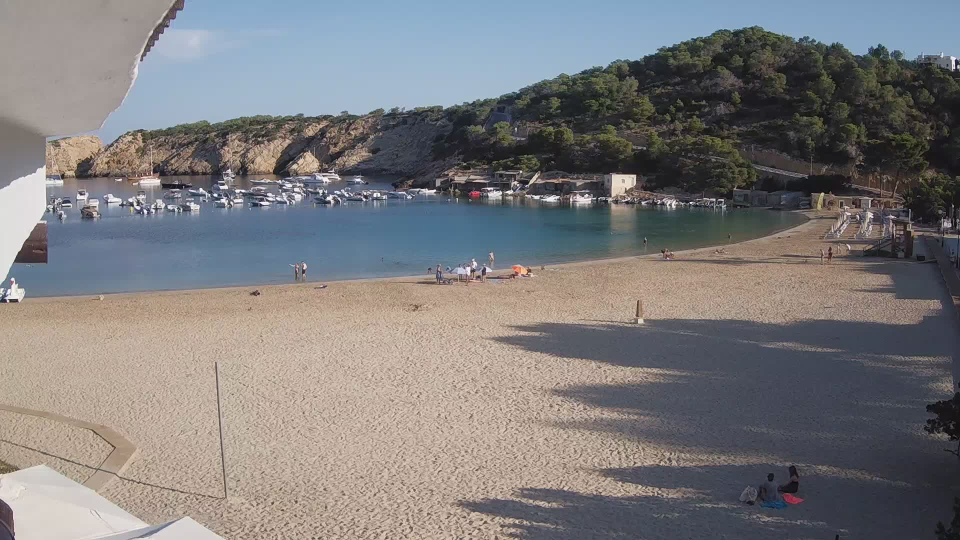
#> input picture src/Dataset/1660114800.jpg, 1920 x 1080 px (shown at 1/2 size)
$ python -i people_detector.py   (imports and definitions only)
#> lines starting #> are read from the running program, lines starting #| are printed output that depends on the picture; after the words box and inside, x2 and y2 are one past the last pixel; in counts of white or black regions, pixels touching at a corner belong together
#> further down, picture is the input picture: shape (1080, 1920, 3); mean B, G, R 124.5, 123.3, 124.9
from .background import create_background_model
import cv2
import numpy as np
def detect_and_count_people(image, background=None):
    """Detect and count people with multi-scale detection for varying distances."""

    # Convert to grayscale
    gray_image = cv2.cvtColor(image, cv2.COLOR_BGR2GRAY)

    # Background subtraction if available
    if background is not None:
        gray_background = cv2.cvtColor(background, cv2.COLOR_BGR2GRAY)
        diff = cv2.absdiff(gray_background, gray_image)
        _, motion_mask = cv2.threshold(diff, 30, 255, cv2.THRESH_BINARY)
    else:
        motion_mask = np.ones_like(gray_image) * 255

    # Multi-scale detection
    scales = [1.0, 0.75, 0.5]  # Multiple scales for different distances
    all_contours = []
    image_height, image_width = gray_image.shape

    for scale in scales:
        # Resize image for different scales
        if scale != 1.0:
            width = int(gray_image.shape[1] * scale)
            height = int(gray_image.shape[0] * scale)
            scaled_image = cv2.resize(gray_image, (width, height))
            scaled_mask = cv2.resize(motion_mask, (width, height))
        else:
            scaled_image = gray_image.copy()
            scaled_mask = motion_mask.copy()

        # Apply Gaussian blur
        blurred = cv2.GaussianBlur(scaled_image, (5, 5), 0)

        # Separate processing for upper (distant) and lower (near) regions
        h, w = scaled_image.shape
        upper_region = blurred[0:int(h/2), :]
        lower_region = blurred[int(h/2):, :]

        # Different thresholding parameters for different regions
        upper_thresh = cv2.adaptiveThreshold(
            upper_region, 255, cv2.ADAPTIVE_THRESH_GAUSSIAN_C,
            cv2.THRESH_BINARY_INV, 21, 4)  # More sensitive for distant objects

        lower_thresh = cv2.adaptiveThreshold(
            lower_region, 255, cv2.ADAPTIVE_THRESH_GAUSSIAN_C,
            cv2.THRESH_BINARY_INV, 31, 8)  # Less sensitive for near objects

        thresh = np.vstack((upper_thresh, lower_thresh))

        # Combine with motion mask
        combined_mask = cv2.bitwise_and(thresh, scaled_mask)

        # Scale-dependent morphological operations
        kernel_size = max(2, int(3 * scale))
        kernel_open = np.ones((kernel_size, kernel_size), np.uint8)
        kernel_close = np.ones((kernel_size + 2, kernel_size + 2), np.uint8)

        # Remove noise and connect components
        processed = cv2.morphologyEx(combined_mask, cv2.MORPH_OPEN, kernel_open)
        processed = cv2.morphologyEx(processed, cv2.MORPH_CLOSE, kernel_close)

        # Find contours
        contours, _ = cv2.findContours(processed, cv2.RETR_EXTERNAL, cv2.CHAIN_APPROX_SIMPLE)

        # Scale-specific size filtering
        min_size = int(100 * scale * scale)  # Smaller min size for distant objects
        max_size = int(3000 * scale * scale)

        # Filter contours
        for contour in contours:
            area = cv2.contourArea(contour)
            if min_size <= area <= max_size:
                x, y, w, h = cv2.boundingRect(contour)
                aspect_ratio = h / float(w)

                # Ignore contours in the top 40% of the image
                bounding_box_center_y = (y + y + h) // 2  # Calculate bounding box center y-coordinate
                if bounding_box_center_y < 0.4 * image_height:
                    continue

                # More lenient aspect ratio for distant objects
                if y < h / 2:  # Upper half of image
                    aspect_ratio_range = (0.2, 4.0)
                    solidity_threshold = 0.2
                else:  # Lower half of image
                    aspect_ratio_range = (0.3, 3.0)
                    solidity_threshold = 0.3

                if aspect_ratio_range[0] <= aspect_ratio <= aspect_ratio_range[1]:
                    # Additional shape analysis
                    hull = cv2.convexHull(contour)
                    hull_area = cv2.contourArea(hull)
                    solidity = float(area) / hull_area if hull_area > 0 else 0

                    if solidity > solidity_threshold:
                        # Scale contour back to original size
                        if scale != 1.0:
                            contour = (contour / scale).astype(np.int32)
                        all_contours.append(contour)
#> this loop made 3 passes
#> pass 1, in detect_and_count_people, `upper_thresh = cv2.adaptiveThreshold( upper_region, 255, cv2.ADAPTIVE_..`:
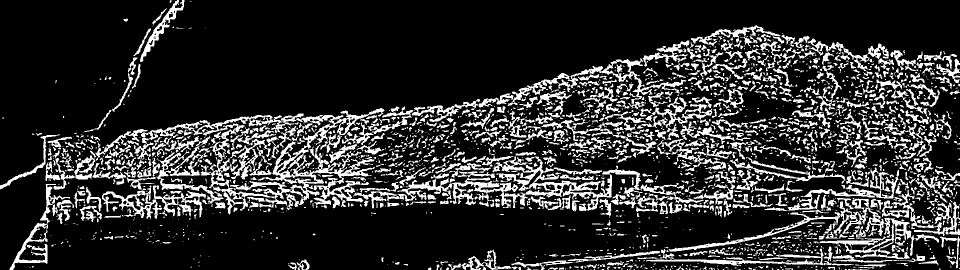
#> upper_thresh: shape (540, 1920) (shown at 1/2 size); 18.6% white; 2352 white regions (1472 under 20 px), largest, box (x1, y1, x2, y2) and area: (268, 216, 769, 429) 20521, (706, 304, 1285, 422) 13193, (1337, 396, 1878, 518) 8080
#> after the loop:
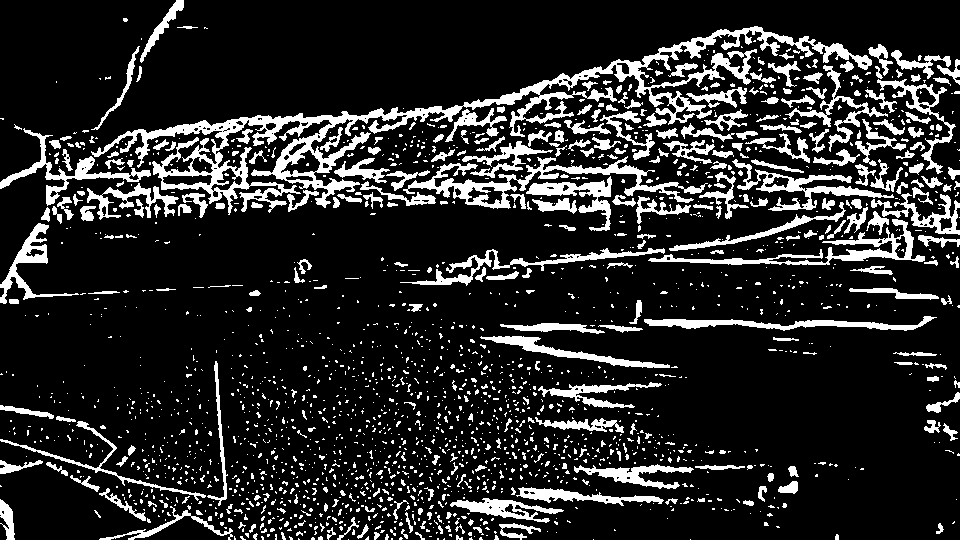
#> combined_mask: shape (540, 960); 15.7% white; 2063 white regions (1730 under 20 px), largest, box (x1, y1, x2, y2) and area: (91, 26, 872, 215) 15514, (403, 156, 708, 209) 3308, (648, 219, 925, 265) 2248
#> after the loop:
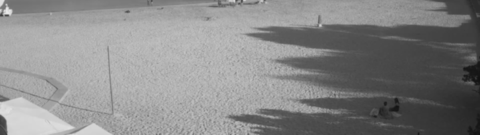
#> lower_region: shape (270, 960) (shown at 1/2 size); min 18, max 235, mean 135.7
#> after the loop:
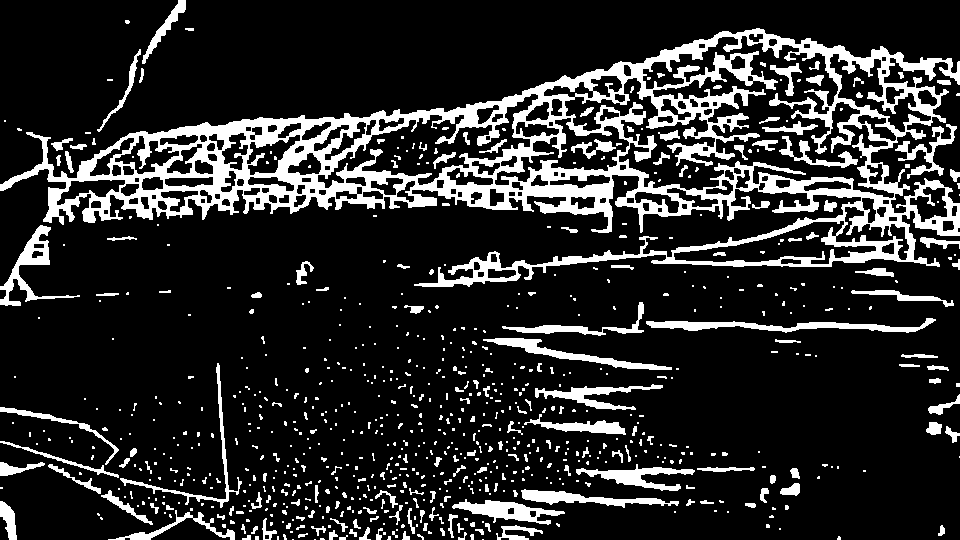
#> processed: shape (540, 960); 16.7% white; 776 white regions (574 under 20 px)
#> after the loop:
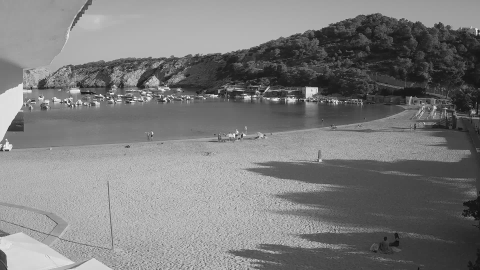
#> scaled_image: shape (540, 960) (shown at 1/2 size); min 5, max 250, mean 124
#> after the loop:
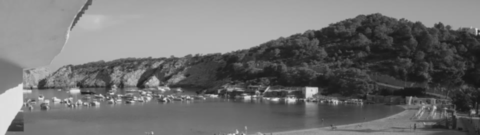
#> upper_region: shape (270, 960) (shown at 1/2 size); min 21, max 233, mean 112.3
#> after the loop, all_contours = 163 contours; largest, box (x1, y1, x2, y2) and area: (0, 1002, 33, 1079) 1370, (892, 501, 1021, 551) 1316, (0, 882, 237, 955) 1036, (202, 980, 305, 1049) 1016, (0, 924, 89, 951) 976; contour = contour of 69 points, box (x1, y1, x2, y2) (142, 0, 186, 64), area 466

    # Create final mask
    mask = np.zeros_like(gray_image)
    cv2.drawContours(mask, all_contours, -1, 255, thickness=cv2.FILLED)
#> mask: shape (1080, 1920); 1.6% white; 92 white regions, largest, box (x1, y1, x2, y2) and area: (892, 501, 1021, 551) 1577, (0, 998, 33, 1080) 1429, (992, 1045, 1085, 1080) 1391

    # Final cleanup
    kernel_final = np.ones((5, 5), np.uint8)
    mask = cv2.morphologyEx(mask, cv2.MORPH_CLOSE, kernel_final)
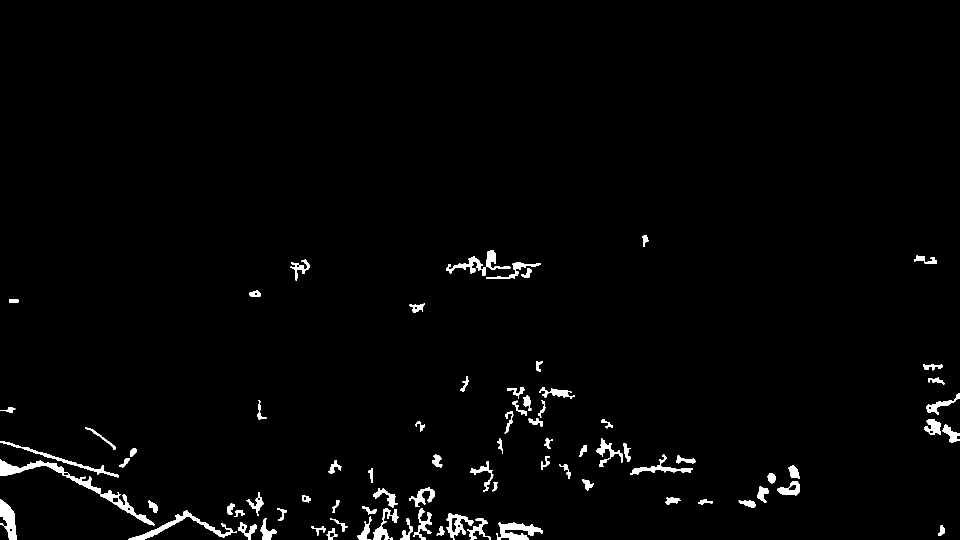
#> mask: shape (1080, 1920) (shown at 1/2 size); 1.8% white; 81 white regions, largest, box (x1, y1, x2, y2) and area: (0, 919, 201, 987) 2386, (256, 1021, 474, 1080) 1968, (992, 1045, 1085, 1080) 1683

    return len(all_contours), mask

# [17 lines left out: function process_beach_images, not called in this run]

>>> import cv2
>>> picture = cv2.imread('../Dataset/1660114800.jpg')
>>> result = detect_and_count_people(picture)

$ run again, on src/Dataset/1660118400.jpg
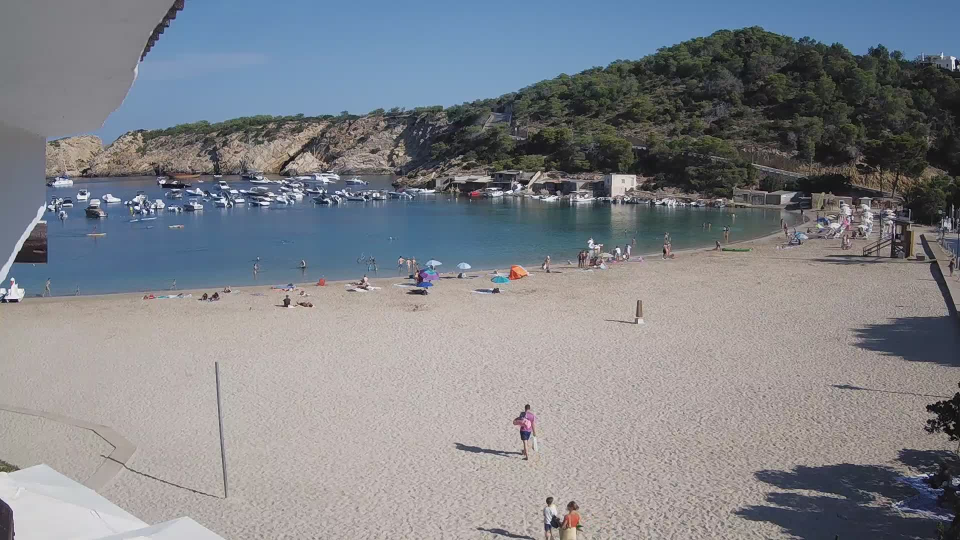
#> input picture src/Dataset/1660118400.jpg, 1920 x 1080 px (shown at 1/2 size)
#> picture is the input picture: shape (1080, 1920, 3); mean B, G, R 137, 131.2, 128.5
#> the loop in detect_and_count_people, `for scale in scales:` made 3 passes
#> pass 1, in detect_and_count_people, `upper_thresh = cv2.adaptiveThreshold( upper_region, 255, cv2.ADAPTIVE_..`:
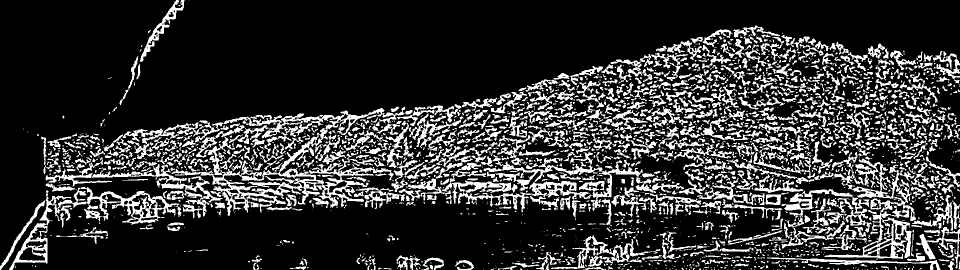
#> upper_thresh: shape (540, 1920) (shown at 1/2 size); 20.2% white; 2475 white regions (1517 under 20 px), largest, box (x1, y1, x2, y2) and area: (343, 213, 811, 432) 20804, (884, 303, 1286, 425) 10974, (1649, 304, 1832, 518) 9351
#> after the loop in detect_and_count_people, `for scale in scales:`: all_contours = 109 contours; largest, box (x1, y1, x2, y2) and area: (1849, 786, 1919, 885) 2698, (1464, 1016, 1611, 1079) 2666, (1504, 941, 1699, 1005) 2158, (1722, 976, 1897, 1033) 2020, (1771, 897, 1920, 951) 1892; contour = contour of 107 points, box (x1, y1, x2, y2) (130, 0, 186, 90), area 555
#> in detect_and_count_people, `mask = cv2.morphologyEx(mask, cv2.MORPH_CLOSE, kernel_final)`:
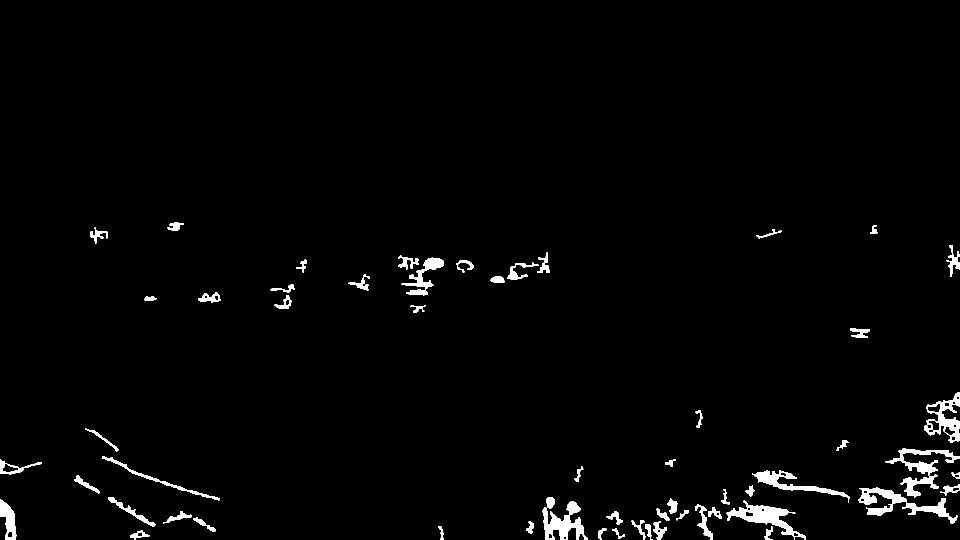
#> mask: shape (1080, 1920) (shown at 1/2 size); 1.9% white; 58 white regions, largest, box (x1, y1, x2, y2) and area: (1716, 974, 1915, 1048) 3757, (1453, 1001, 1611, 1080) 3543, (1085, 1002, 1175, 1080) 3108

$ run again, on src/Dataset/1660122000.jpg
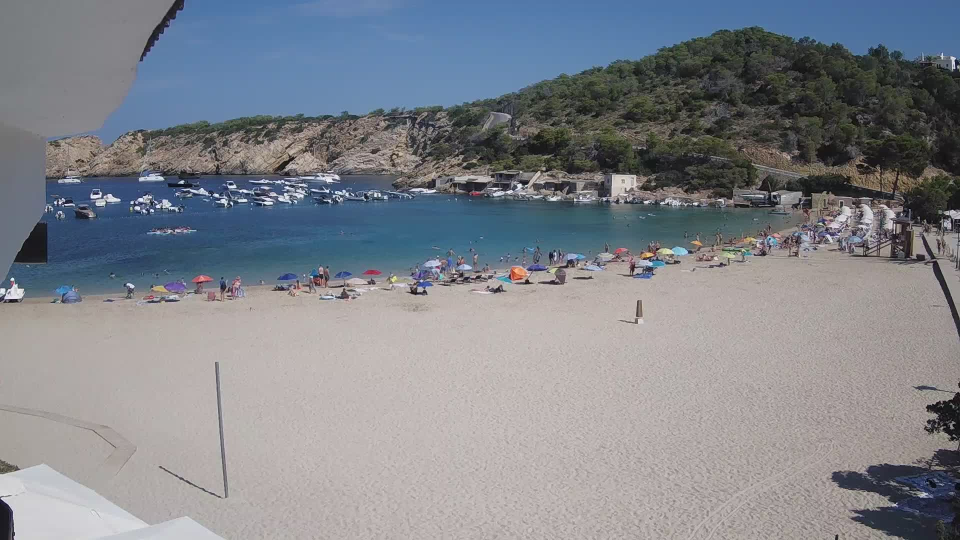
#> input picture src/Dataset/1660122000.jpg, 1920 x 1080 px (shown at 1/2 size)
#> picture is the input picture: shape (1080, 1920, 3); mean B, G, R 138.9, 132.1, 128.6
#> the loop in detect_and_count_people, `for scale in scales:` made 3 passes
#> pass 1, in detect_and_count_people, `upper_thresh = cv2.adaptiveThreshold( upper_region, 255, cv2.ADAPTIVE_..`:
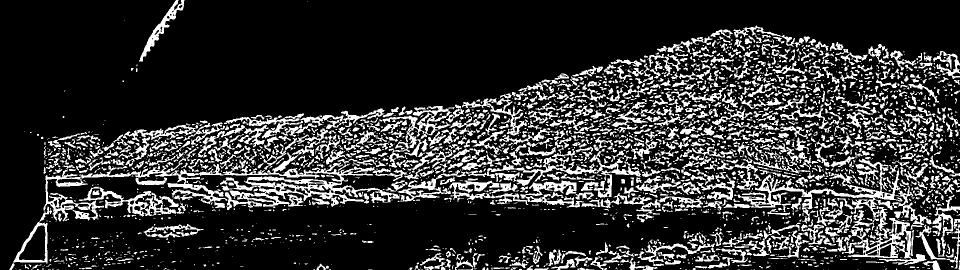
#> upper_thresh: shape (540, 1920) (shown at 1/2 size); 19.7% white; 2825 white regions (1700 under 20 px), largest, box (x1, y1, x2, y2) and area: (87, 256, 799, 443) 19872, (1447, 317, 1863, 530) 13753, (931, 280, 1282, 396) 5485
#> after the loop in detect_and_count_people, `for scale in scales:`: all_contours = 60 contours; largest, box (x1, y1, x2, y2) and area: (1850, 786, 1919, 885) 2724, (1656, 944, 1867, 1011) 2652, (1734, 901, 1919, 967) 2624, (1704, 1018, 1819, 1079) 2580, (812, 507, 891, 591) 2314; contour = contour of 80 points, box (x1, y1, x2, y2) (141, 0, 186, 64), area 470
#> in detect_and_count_people, `mask = cv2.morphologyEx(mask, cv2.MORPH_CLOSE, kernel_final)`:
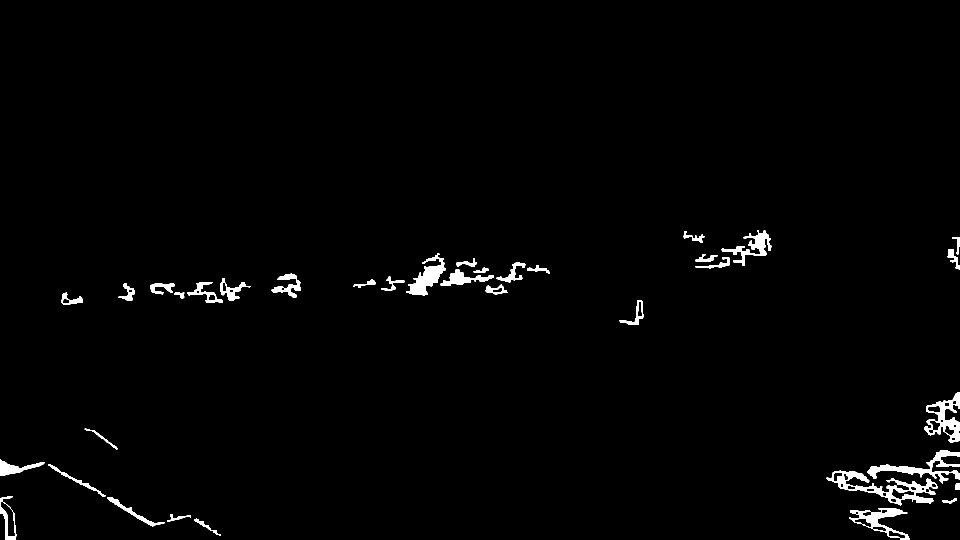
#> mask: shape (1080, 1920) (shown at 1/2 size); 1.5% white; 36 white regions, largest, box (x1, y1, x2, y2) and area: (1653, 941, 1875, 1011) 4126, (1734, 901, 1920, 967) 3047, (1848, 784, 1920, 885) 2700
